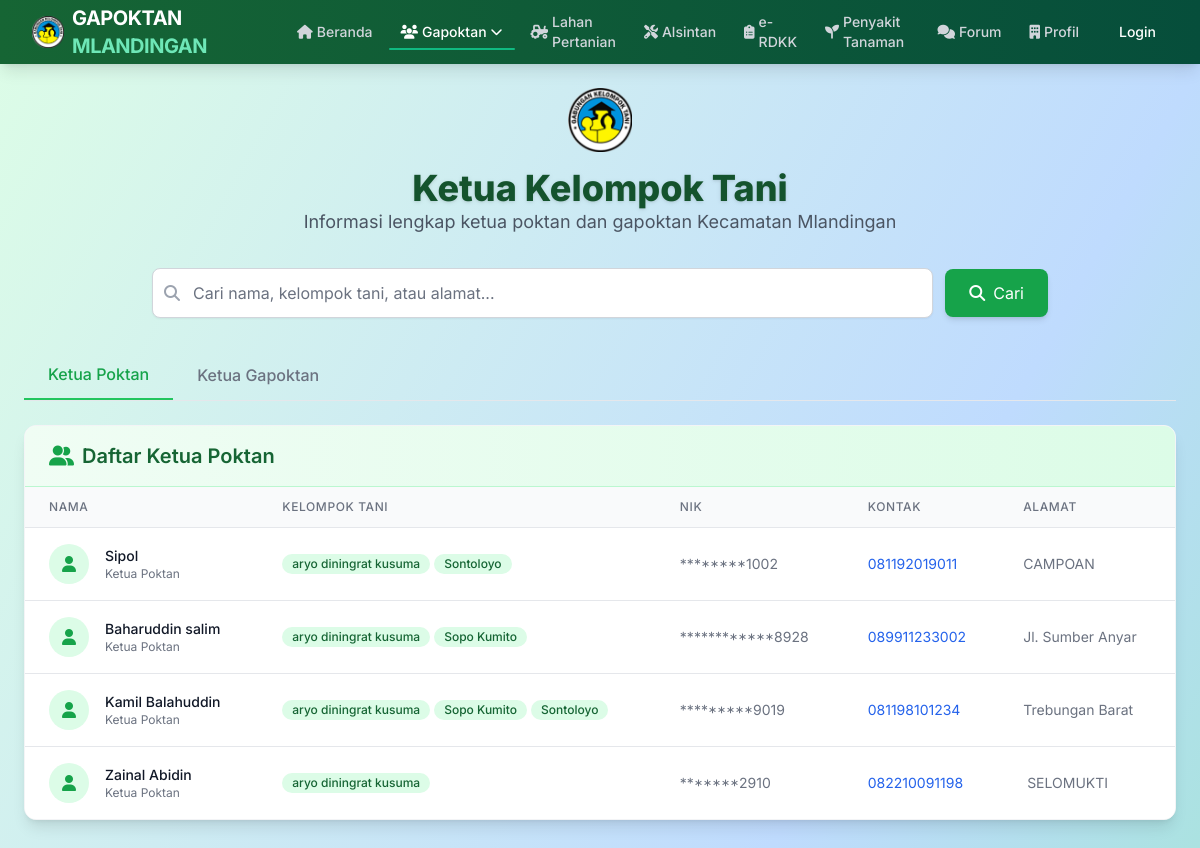
The page /petani/ketua/ on the database its author committed.
### administrator/models.py (models this page shows, shortened)
class KetuaKelompok(models.Model):
    grup = models.ManyToManyField(Grup, related_name='ketua')
    nama = models.CharField(max_length=100)
    nik = models.CharField(max_length=100, default="0000000000000000")
    no_hp = models.CharField(max_length=15)
    alamat = RichTextField(blank=True, null=True)
    slug = models.SlugField(max_length=200,null=True,blank=True, unique=True)
    class Meta:
        verbose_name_plural ="Data Ketua Kelompok"
    def nik_tersembunyi(self):
        return self.nik[:-4].replace(self.nik[:-4], '*' * len(self.nik[:-4])) + self.nik[-4:]

class Grup(models.Model):
    nama = models.CharField(max_length=100, unique=True)
    aktif = models.BooleanField(default=True)
    slug = models.SlugField(max_length=200, null=True,blank=True, unique=True)
    class Meta:
        verbose_name_plural ="Data Grup"

### petani/views.py (the view)
# urls.py: path('ketua/', views.ketuaadmin, name='ketuaadmin'),
def ketua(request):
    query = request.GET.get('q')
    if query:
        poktan = KetuaKelompok.objects.filter(
            Q(nama__icontains=query) | Q(grup__nama__icontains=query)
        ).order_by('-id').distinct()
        gapoktan = KetuaGapoktan.objects.filter(
            Q(nama__icontains=query) | Q(grup__nama__icontains=query)
        ).order_by('-id').distinct()
    else:
        poktan = KetuaKelompok.objects.order_by('-id')
        gapoktan = KetuaGapoktan.objects.order_by('-id')
    context = {
        'judul': 'Halaman Ketua',
        'menu': 'ketua',
        'poktan': poktan,
        'gapoktan': gapoktan,
    }
    return render(request, 'ketua.html', context)

### administrator/models.py (called while the page is built)
    def nik_tersembunyi(self):
        return self.nik[:-4].replace(self.nik[:-4], '*' * len(self.nik[:-4])) + self.nik[-4:]

### petani/templates/ketua.html (shortened to what this page needs)
{% extends "base.html" %}
{% load static %}
{% block content %}
<div class="min-h-screen bg-gradient-to-br from-green-100 via-blue-200 to-green-300 p-6">
    <header class="mb-8 text-center">
        <div class="flex justify-center mb-4">
            <img src="{% static 'gambar/logo.png' %}" alt="Logo" class="w-16 h-16">
        </div>
        <h1 class="text-4xl font-extrabold text-green-900 drop-shadow">Ketua Kelompok Tani</h1>
        <p class="text-lg text-gray-600 max-w-2xl mx-auto">Informasi lengkap ketua poktan dan gapoktan Kecamatan Mlandingan</p>
    </header>
    <div class="max-w-4xl mx-auto mb-8">
        <form method="get" action="" class="flex flex-col md:flex-row gap-3 items-center">
            <div class="relative flex-grow w-full">
                <div class="absolute inset-y-0 left-0 pl-3 flex items-center pointer-events-none">
                </div>
                <input type="text" name="q" placeholder="Cari nama, kelompok tani, atau alamat..."
                    value="{{ request.GET.q }}"
                    class="pl-10 pr-4 py-3 w-full rounded-lg border border-gray-300 focus:ring-2 focus:ring-green-500 focus:border-green-500 shadow-sm transition-all">
            </div>
            <button type="submit" class="w-full md:w-auto bg-green-600 hover:bg-green-700 text-white px-6 py-3 rounded-lg shadow-md transition-all flex items-center justify-center gap-2">
                <i class="fas fa-search"></i>
                <span>Cari</span>
            </button>
        </form>
    </div>
        <div class="max-w-6xl mx-auto" x-data="tabs()">
        <div class="flex border-b border-gray-200 mb-6">
            <button @click="activeTab = 'poktan'" :class="{'border-b-2 border-green-500 text-green-600': activeTab === 'poktan'}"
                class="px-6 py-3 font-medium text-gray-500 hover:text-green-600 focus:outline-none transition-all">
                Ketua Poktan
            </button>
            <button @click="activeTab = 'gapoktan'" :class="{'border-b-2 border-blue-500 text-blue-600': activeTab === 'gapoktan'}"
                class="px-6 py-3 font-medium text-gray-500 hover:text-blue-600 focus:outline-none transition-all">
                Ketua Gapoktan
            </button>
        </div>
        <div x-show="activeTab === 'poktan'" class="bg-white rounded-xl shadow-lg overflow-hidden border border-gray-100 transition-all duration-300">
            <div class="px-6 py-4 bg-gradient-to-r from-green-50 to-green-100 border-b border-green-200">
                <h2 class="text-xl font-semibold text-green-800 flex items-center gap-2">
                    <i class="fas fa-user-friends text-green-600"></i>
                    Daftar Ketua Poktan
                </h2>
            </div>
            <div class="overflow-x-auto">
                <table class="min-w-full divide-y divide-gray-200">
                    <thead class="bg-gray-50">
                        <tr>
                            <th scope="col" class="px-6 py-3 text-left text-xs font-medium text-gray-500 uppercase tracking-wider">Nama</th>
                            <th scope="col" class="px-6 py-3 text-left text-xs font-medium text-gray-500 uppercase tracking-wider">Kelompok Tani</th>
                            <th scope="col" class="px-6 py-3 text-left text-xs font-medium text-gray-500 uppercase tracking-wider">NIK</th>
                            <th scope="col" class="px-6 py-3 text-left text-xs font-medium text-gray-500 uppercase tracking-wider">Kontak</th>
                            <th scope="col" class="px-6 py-3 text-left text-xs font-medium text-gray-500 uppercase tracking-wider">Alamat</th>
                        </tr>
                    </thead>
                    <tbody class="bg-white divide-y divide-gray-200">
                        {% for row in poktan %}
                        <tr class="hover:bg-green-50 transition-colors">
                            <td class="px-6 py-4 whitespace-nowrap">
                                <div class="flex items-center">
                                    <div class="flex-shrink-0 h-10 w-10 rounded-full bg-green-100 flex items-center justify-center">
                                        <i class="fas fa-user text-green-600"></i>
                                    </div>
                                    <div class="ml-4">
                                        <div class="text-sm font-medium text-gray-900">{{ row.nama }}</div>
                                        <div class="text-xs text-gray-500">Ketua Poktan</div>
                                    </div>
                                </div>
                            </td>
                            <td class="px-6 py-4 whitespace-nowrap">
                                <div class="flex flex-wrap gap-1">
                                    {% for g in row.grup.all %}
                                    <span class="inline-flex items-center px-2.5 py-0.5 rounded-full text-xs font-medium bg-green-100 text-green-800">
                                        {{ g.nama }}
                                    </span>
                                    {% endfor %}
                                </div>
                            </td>
                            <td class="px-6 py-4 whitespace-nowrap text-sm text-gray-500">{{ row.nik_tersembunyi }}</td>
                            <td class="px-6 py-4 whitespace-nowrap text-sm text-gray-500">
                                <a href="tel:{{ row.no_hp }}" class="text-blue-600 hover:text-blue-800">{{ row.no_hp }}</a>
                            </td>
                            <td class="px-6 py-4 text-sm text-gray-500 max-w-xs">
                                <div class="line-clamp-2">{{ row.alamat|striptags|safe }}</div>
                            </td>
                        </tr>
                        {% endfor %}
                    </tbody>
                </table>
            </div>
        </div>
    </div>
</div>
{% endblock content %}

### templates/styles.html (style rules this page uses)
body { font-family: 'Inter', sans-serif; @apply bg-gray-50 text-gray-800 antialiased min-h-full; }

### petani/templates/ketua.html (style rules this page uses)
.line-clamp-2 { display: -webkit-box; -webkit-line-clamp: 2; -webkit-box-orient: vertical; overflow: hidden; }

### rows shown on the page
KetuaKelompok: nama "Sipol", nik_tersembunyi "********1002", no_hp "081192019011", alamat "CAMPOAN"
Grup: nama "aryo diningrat kusuma"
Grup: nama "Sontoloyo"
KetuaKelompok: nama "Baharuddin salim", nik_tersembunyi "************8928", no_hp "089911233002", alamat "Jl. Sumber Anyar"
Grup: nama "Sopo Kumito"
KetuaKelompok: nama "Kamil Balahuddin", nik_tersembunyi "*********9019", no_hp "081198101234", alamat "Trebungan Barat"
KetuaKelompok: nama "Zainal Abidin", nik_tersembunyi "*******2910", no_hp "082210091198", alamat "SELOMUKTI"
